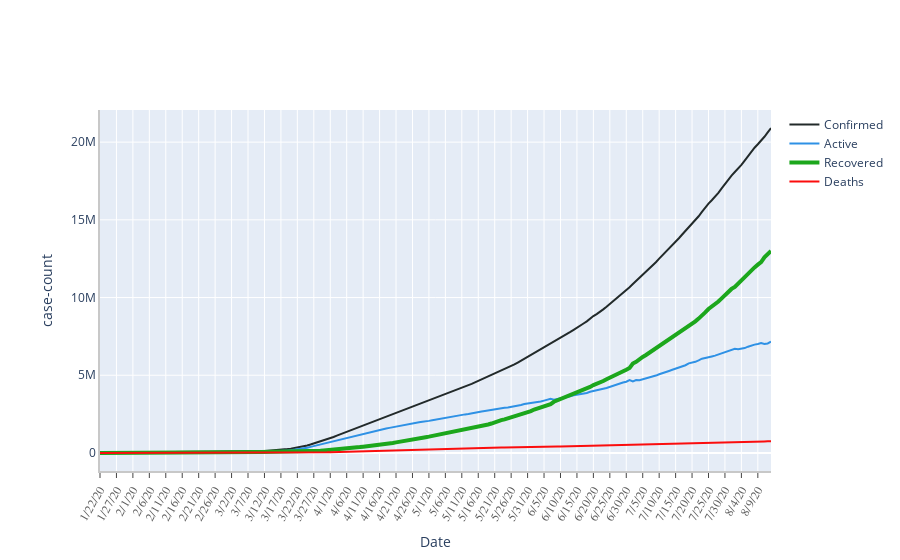

Notebook source saved alongside this figure:
### Code cell
ts_array = [confirmed_agg_ts, active_agg_ts, recovered_agg_ts, death_agg_ts]
labels = ['Confirmed', 'Active', 'Recovered', 'Deaths']
colors = [color_arr[5], color_arr[0], color_arr[2], color_arr[3]]
mode_size = [8,8,12,8]
line_size = [2,2,4,2]

#now we call the draw_plot function that we defined above
fig_2 = draw_plot(ts_array = ts_array,
                  ts_label = labels,
                  title = "Covid 19 cases status  from 22nd jan to 9 august 2020",
                  colors = colors, mode_size = mode_size,
                  line_size = line_size,
                  x_axis_title = "Date",
                  y_axis_title = "case-count",
                  tickangle = 300,
                  y_axis_type = '')

fig_2.show()

### Figure 1 — Plotly figure (JSON) as saved in the notebook; plotly's stock layout.template omitted (floating-point values rounded to 4 significant figures; data arrays with more than 128 entries replaced by an {"elided": "..."} marker saying what was removed)
{"data": [{"connectgaps": true, "line": {"color": "#222A2A", "width": 2}, "name": "Confirmed", "type": "scatter", "x": {"elided": "205 str values"}, "y": {"elided": "205 int values"}}, {"connectgaps": true, "line": {"color": "#2E91E5", "width": 2}, "name": "Active", "type": "scatter", "x": {"elided": "205 str values"}, "y": {"elided": "205 int values"}}, {"connectgaps": true, "line": {"color": "#1CA71C", "width": 4}, "name": "Recovered", "type": "scatter", "x": {"elided": "205 str values"}, "y": {"elided": "205 int values"}}, {"connectgaps": true, "line": {"color": "#FB0D0D", "width": 2}, "name": "Deaths", "type": "scatter", "x": {"elided": "205 str values"}, "y": {"elided": "205 int values"}}], "layout": {"autosize": true, "margin": {"autoexpand": true, "l": 100, "r": 20, "t": 110}, "showlegend": true, "xaxis": {"linecolor": "rgb(200,200,200)", "linewidth": 2, "showgrid": true, "showline": true, "showticklabels": true, "tickangle": -60, "tickfont": {"color": "rgb(90,90,90)", "family": "Arial", "size": 12}, "ticks": "outside", "title": {"text": "Date"}}, "yaxis": {"linecolor": "rgb(200,200,200)", "linewidth": 2, "showgrid": true, "showline": true, "showticklabels": true, "title": {"text": "case-count"}}}}
